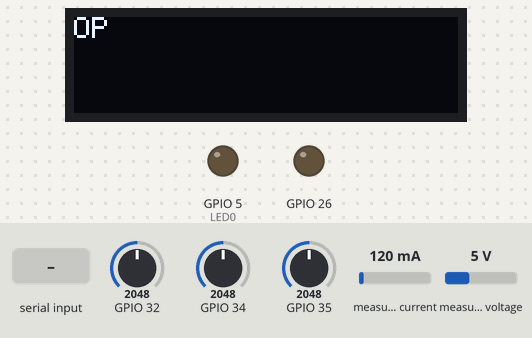
The sketch below on a simulated ESP32. Shown: 128×32 one-colour display, output pins drawn as LEDs (lit = HIGH). Inputs (shaded band) come from the test bench; at power-on: GPIO 32 = 2048, GPIO 34 = 2048, GPIO 35 = 2048, measured current 120 mA, measured voltage 5 V. What the sketch prints to the serial monitor is not drawn.

Above: at 1.8 s.
1.9 s: "90,45\n" received over Serial
3.5 s: "200\n" received over Serial
Timing chart, 0 to 6.5 s (numbered marks = the images above; inputs shaded):
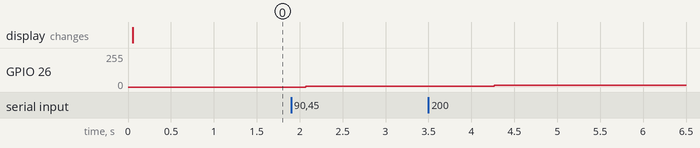

The sketch:

M2-04-OP-edt.ino
```cpp
/* Program : OP
 * Pengukuran Operating Point
 *
 * Dibagi menjadi multifile
 * - sketch pertama : library & konstanta
 * - 10_escope : fungsi dasar escope
 * - 60_serial : fungsi dasar serial
 * - 70_data : deklarasi data global
 * - 71_op : fungsi untuk operasi OP
 * - 99_main : fungsi utama setup() dan loop()
 *
 * (c) Eko M. Budi, 2022
 */

// pustaka
#include <Wire.h>
#include <Adafruit_INA219.h>
#include <Adafruit_GFX.h>
#include <Adafruit_SSD1306.h>

#define BAUD 500000
#define PROG_NAME "Pengukuran Operating Point"
```

10_escope.ino
```cpp
/*
 * Konstanta dan fungsi dasar escope
 */

// Pin Standar kit ESCOPE 2020 ESP32
#define DO0 13
#define DO1 12
#define DO2 14
#define DO3 27
#define DO4 33

#define DI0 32
#define DI1 35
#define DI2 34
#define DI3 39
#define DI4 36

#define AO0 26
#define AO1 25

#define LED0 5
#define BT0 4
#define BT1 16
#define BT2 17

#define DA_MAX 255
#define AD_MAX 4095

// KONVERSI dgn Kalibrasi
// index kolom array kalibrasi
enum {I_AD, I_MV, I_DA, N_COL};
#define N_ROW 256

// isi tabel ini dari hasil program sebelumnya
int tabel[N_ROW][N_COL] = {
{   0,   32,    0},
{   1,   48,    1},
{   2,   56,    2},
{   4,   68,    3},
{   6,   80,    4},
{   9,   88,    5},
{  28,  104,    6},
{  38,  116,    7},
{  45,  124,    8},
{  67,  140,    9},
{  81,  152,   10},
{  92,  164,   11},
{ 103,  176,   12},
{ 126,  188,   13},
{ 144,  200,   14},
{ 144,  216,   15},
{ 167,  224,   16},
{ 186,  236,   17},
{ 191,  248,   18},
{ 207,  260,   19},
{ 222,  272,   20},
{ 240,  284,   21},
{ 253,  300,   22},
{ 270,  308,   23},
{ 281,  320,   24},
{ 288,  332,   25},
{ 309,  344,   26},
{ 320,  356,   27},
{ 338,  368,   28},
{ 355,  380,   29},
{ 369,  392,   30},
{ 375,  408,   31},
{ 389,  416,   32},
{ 400,  428,   33},
{ 425,  440,   34},
{ 443,  456,   35},
{ 455,  468,   36},
{ 470,  476,   37},
{ 490,  488,   38},
{ 499,  504,   39},
{ 500,  512,   40},
{ 502,  524,   41},
{ 539,  540,   42},
{ 558,  548,   43},
{ 571,  564,   44},
{ 587,  572,   45},
{ 597,  588,   46},
{ 612,  600,   47},
{ 624,  608,   48},
{ 646,  624,   49},
{ 679,  636,   50},
{ 673,  648,   51},
{ 688,  660,   52},
{ 702,  672,   53},
{ 717,  688,   54},
{ 723,  696,   55},
{ 746,  704,   56},
{ 766,  720,   57},
{ 770,  732,   58},
{ 784,  740,   59},
{ 783,  756,   60},
{ 814,  768,   61},
{ 832,  784,   62},
{ 848,  796,   63},
{ 861,  804,   64},
{ 880,  816,   65},
{ 896,  832,   66},
{ 910,  844,   67},
{ 913,  856,   68},
{ 943,  868,   69},
{ 958,  880,   70},
{ 962,  892,   71},
{ 979,  900,   72},
{1001,  916,   73},
{1008,  928,   74},
{1028,  940,   75},
{1031,  952,   76},
{1059,  964,   77},
{1079,  976,   78},
{1088,  988,   79},
{1104, 1000,   80},
{1118, 1012,   81},
{1131, 1028,   82},
{1141, 1036,   83},
{1157, 1048,   84},
{1175, 1060,   85},
{1190, 1072,   86},
{1200, 1084,   87},
{1216, 1096,   88},
{1233, 1108,   89},
{1248, 1120,   90},
{1264, 1136,   91},
{1280, 1144,   92},
{1287, 1156,   93},
{1307, 1168,   94},
{1319, 1184,   95},
{1339, 1192,   96},
{1364, 1204,   97},
{1360, 1216,   98},
{1382, 1232,   99},
{1362, 1240,  100},
{1413, 1252,  101},
{1423, 1264,  102},
{1442, 1276,  103},
{1453, 1292,  104},
{1465, 1300,  105},
{1469, 1316,  106},
{1499, 1324,  107},
{1510, 1336,  108},
{1530, 1352,  109},
{1552, 1364,  110},
{1566, 1376,  111},
{1575, 1388,  112},
{1585, 1396,  113},
{1609, 1412,  114},
{1617, 1424,  115},
{1632, 1436,  116},
{1647, 1448,  117},
{1663, 1460,  118},
{1680, 1472,  119},
{1687, 1484,  120},
{1711, 1492,  121},
{1719, 1508,  122},
{1709, 1520,  123},
{1755, 1532,  124},
{1767, 1544,  125},
{1778, 1560,  126},
{1795, 1568,  127},
{1809, 1584,  128},
{1828, 1596,  129},
{1845, 1608,  130},
{1856, 1620,  131},
{1872, 1632,  132},
{1887, 1644,  133},
{1897, 1656,  134},
{1915, 1672,  135},
{1925, 1680,  136},
{1937, 1692,  137},
{1959, 1700,  138},
{1977, 1716,  139},
{1984, 1728,  140},
{2000, 1740,  141},
{2018, 1752,  142},
{2034, 1768,  143},
{2045, 1776,  144},
{2065, 1792,  145},
{2078, 1800,  146},
{2094, 1816,  147},
{2107, 1824,  148},
{2119, 1840,  149},
{2134, 1848,  150},
{2139, 1864,  151},
{2167, 1872,  152},
{2177, 1888,  153},
{2196, 1900,  154},
{2206, 1912,  155},
{2227, 1924,  156},
{2239, 1932,  157},
{2256, 1948,  158},
{2269, 1956,  159},
{2275, 1968,  160},
{2297, 1984,  161},
{2320, 1992,  162},
{2323, 2008,  163},
{2339, 2016,  164},
{2355, 2032,  165},
{2368, 2044,  166},
{2385, 2056,  167},
{2394, 2068,  168},
{2413, 2080,  169},
{2425, 2088,  170},
{2445, 2104,  171},
{2451, 2116,  172},
{2473, 2128,  173},
{2483, 2140,  174},
{2501, 2152,  175},
{2512, 2164,  176},
{2530, 2176,  177},
{2545, 2192,  178},
{2559, 2200,  179},
{2590, 2212,  180},
{2589, 2224,  181},
{2615, 2232,  182},
{2624, 2252,  183},
{2639, 2260,  184},
{2651, 2272,  185},
{2671, 2284,  186},
{2679, 2296,  187},
{2698, 2308,  188},
{2710, 2320,  189},
{2725, 2336,  190},
{2736, 2344,  191},
{2757, 2356,  192},
{2768, 2368,  193},
{2790, 2380,  194},
{2811, 2396,  195},
{2841, 2408,  196},
{2837, 2416,  197},
{2854, 2432,  198},
{2874, 2444,  199},
{2883, 2452,  200},
{2898, 2464,  201},
{2915, 2476,  202},
{2928, 2492,  203},
{2943, 2504,  204},
{2963, 2516,  205},
{2974, 2528,  206},
{2995, 2540,  207},
{3011, 2552,  208},
{3028, 2564,  209},
{3047, 2576,  210},
{3061, 2588,  211},
{3083, 2600,  212},
{3107, 2616,  213},
{3125, 2628,  214},
{3136, 2636,  215},
{3151, 2644,  216},
{3191, 2660,  217},
{3196, 2676,  218},
{3213, 2688,  219},
{3237, 2696,  220},
{3249, 2708,  221},
{3275, 2720,  222},
{3288, 2736,  223},
{3312, 2744,  224},
{3329, 2760,  225},
{3355, 2772,  226},
{3375, 2780,  227},
{3391, 2792,  228},
{3418, 2804,  229},
{3437, 2820,  230},
{3455, 2828,  231},
{3483, 2840,  232},
{3502, 2852,  233},
{3521, 2864,  234},
{3550, 2880,  235},
{3571, 2888,  236},
{3600, 2904,  237},
{3630, 2916,  238},
{3648, 2924,  239},
{3669, 2936,  240},
{3702, 2952,  241},
{3722, 2960,  242},
{3750, 2976,  243},
{3772, 2988,  244},
{3803, 3000,  245},
{3831, 3012,  246},
{3858, 3024,  247},
{3885, 3036,  248},
{3905, 3048,  249},
{3932, 3060,  250},
{3967, 3072,  251},
{3991, 3084,  252},
{4023, 3096,  253},
{4055, 3108,  254},
{4083, 3120,  255},
};


// Fungsi konversi
int mvToDa(int mv) {
  // konversi linier
  int ofs_mv = tabel[0][I_MV];
  float delta_mv = (float)tabel[N_ROW-1][I_MV]-ofs_mv;
  float delta_da = (float)tabel[N_ROW-1][I_DA];

  // kalkulasi pakai float, potong jadi int lagi
  int da = (int)((mv - ofs_mv) * delta_da / delta_mv);

  return constrain(da,0,DA_MAX);
}

// cari row yang isi AD nya sudah > ad
// return index antara 1 - (N_ROW-1)
int findIdx(int ad) {
  int i;
  for (i=1; i<N_ROW-1; i++) {
    if (tabel[i][I_AD] >= ad) break;
  }
  return i;
}

// Fungsi konversi
int adToMv(int ad) {
  int idx = findIdx(ad);

  // konversi look-up table
  // interpolasi linier
  int ofs_ad = tabel[idx-1][I_AD];
  int ofs_mv = tabel[idx-1][I_MV];
  float delta_mv = (float)tabel[idx][I_MV]-ofs_mv;
  float delta_ad = (float)tabel[idx][I_AD]-ofs_ad;

  int mv = (int)((ad-ofs_ad) * delta_mv / delta_ad + 0.5) + ofs_mv;

  return mv;
}

// DigitalToAnalog
void dacWriteMv(int pin, int mv) {
  dacWrite(pin, mvToDa(mv));
}

// DigitalToAnalog
int analogReadMv(int pin) {
  return adToMv(analogRead(pin));
}

// INA219
Adafruit_INA219 ina219;

int inaReadLoadMv() {
  float shunt_mv = ina219.getShuntVoltage_mV();
  float bus_v = ina219.getBusVoltage_V();
  return (int) (shunt_mv + bus_v * 1000 + 0.5);
}

int inaReadBusMv() {
  float bus_v = ina219.getBusVoltage_V();
  return (int) (bus_v * 1000 + 0.5);
}

// OLED
// pesan obyek display
#define D_WIDTH   128
#define D_HEIGHT  32
#define D_RESET   4
#define D_ADDR    0x3C
Adafruit_SSD1306 oled(D_WIDTH, D_HEIGHT, &Wire, D_RESET);

void oledPrint(int x, int y, char *str) {
  oled.setCursor(x,y);
  oled.print(str);
  oled.display();
}

void oledBlink(int x, int y, char *str) {
  static bool dblink=true;
  if (dblink) {
    oled.setCursor(x,y);
    oled.print(str);
  }
  else {
    oled.clearDisplay();
  }
  oled.display();
  dblink != dblink;
  delay(500);
}

// LED
void ledBlink() {
  static bool dled=true;
  digitalWrite(LED0, dled);
  dled=!dled;
}

void escopeSetup() {
  // siapkan OLED
  if(!oled.begin(SSD1306_SWITCHCAPVCC, D_ADDR)) {
    for(;;);
  }
  oled.setTextColor(WHITE);
  oled.clearDisplay();
  oled.display();

  // siapkan INA219
  if (!ina219.begin()) {
    while (1) { delay(100); }
  }

  // siapkan button
  pinMode(BT0, INPUT_PULLUP);
  pinMode(BT1, INPUT_PULLUP);
  pinMode(BT2, INPUT_PULLUP);

  // siapkan LED
  pinMode(LED0, OUTPUT);
  digitalWrite(LED0, LOW);
}
```

60_serial.ino
```cpp
/* Modul Serial
 * Fungsi untuk menangani masukan/luaran ke serial
 */

// Menampilkan prompt
void serialPrompt(char* s) {
  // habiskan data sebelumnya
  while (Serial.available())
    Serial.read();

  // cetak prompt
  Serial.print(s);
  Serial.print(": ");

}
```

70_data.ino
```cpp
/*
 * Data global untuk operasi
 */

// banyak pin DA
#define N_DA 3

// Pin I/O
int p_ad[N_DA] = {DI0, DI1, DI2};
int p_da = AO0;

// banyak data pengukuran
int ndata=20;

// data pengukuran
int ad_mv[N_DA];
int da_mv;
int ina_mv;
int temp[4][20]; //array untuk menampung data-data dari tiap output
```

71_op.ino
```cpp
/*
 * Action Operating Condition
 */

void opPrintHeader() {
  Serial.println("VDA     Vi+     V0      V1      V2");
}

void opPlot() {
  char buff[40];
  sprintf(buff, "%4d    %4d    %4d    %4d    %4d",
    da_mv, ina_mv, ad_mv[0], ad_mv[1], ad_mv[2]);
  Serial.println(buff);
}

// Melaksanakan prosedur OP
// Kirim output tertentu ke DA
// lalu ukur dan print ke Serial sebanyak ndata
// lalu hitung rata-rata
void opAction(int op_mv) {

  opPrintHeader();

  da_mv = op_mv;   // simpan op ke data global

  // inisialisasi variabel
  float rerata[N_DA+1] = {0,0,0};
  float stdev[N_DA+1] = {0,0,0};

  // output
  dacWriteMv(p_da, da_mv);
  delay(100); // tunggu tunak

  for (int i=0; i<ndata; i++) {
    // baca
    ina_mv = inaReadLoadMv();

    //menyimpan data ke array
    temp[0][i] = ina_mv;
    for(int j=0; j<N_DA; j++) {
      ad_mv[j] = analogReadMv(p_ad[j]);
      temp[j+1][i] = ad_mv[j];
    }

    // tulis baris
    opPlot();
  }

  //menghitung jumlah data untuk rerata
  for (int i=0; i<(N_DA+1); i++) {
    for (int j=0; j<ndata; j++) {
      rerata[i] = rerata[i] + temp[i][j];
    }
  }

  for (int i=0; i<(N_DA+1); i++) {
    rerata[i] = rerata[i]/ndata; //menghitung rerata
    //menghitung sum off error squared
    for (int j=0; j<ndata; j++) {
      stdev[i] = stdev[i] + pow(temp[i][j]-rerata[i], 2);
    }
    stdev[i] = sqrt(stdev[i]/(ndata-1)); //menghitung stdev
  }
  Serial.println("==========================================");
  Serial.printf("AVG     %.2f %.2f %.2f %.2f \n", rerata[0], rerata[1], rerata[2], rerata[3]);
  Serial.printf("STDEV   %.2f    %.2f    %.2f    %.2f \n", stdev[0], stdev[1], stdev[2], stdev[3]);
}
```

99_main.ino
```cpp
// UTAMA
void setup() {
  // Siapkan serial, tunggu sampai terkoneksi
  Serial.begin(BAUD);
  while (!Serial);
  Serial.println();
  Serial.println(PROG_NAME);

  // siapkan board ESCOPE
  escopeSetup();
}

// loop tunggu user input, lalu proses
void loop() {
  // minta masukan dari user
  serialPrompt("OP");

  // tunggu sampai memang ada kiriman
  while(!Serial.available()) {
    oledPrint(0,0,"OP");
    delay(500);
    oled.clearDisplay();
    delay(500);
  }

  int mv0 = Serial.parseInt();
  mv0 = constrain(mv0,100,3100);
  Serial.println(mv0);

  // lakukan aksi OP
  opAction(mv0);
}
```

Measured:
- after the input at 1.9 s, GPIO 26: 0/255 → 5/255 after 0.17 s
- after the input at 3.5 s, GPIO 26: 5/255 → 13/255 after 0.76 s
